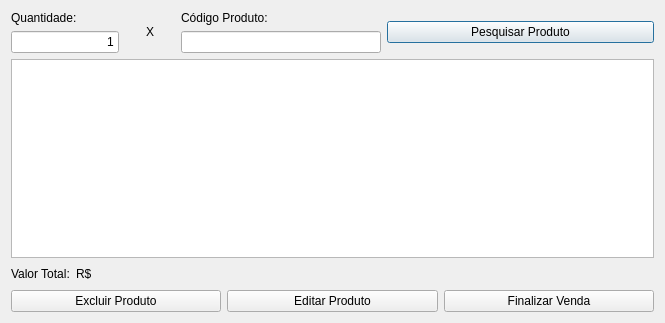
<?xml version="1.0" encoding="UTF-8"?>
<ui version="4.0">
 <class>Fm_venda</class>
 <widget class="QDialog" name="Fm_venda">
  <property name="geometry">
   <rect>
    <x>0</x>
    <y>0</y>
    <width>665</width>
    <height>323</height>
   </rect>
  </property>
  <property name="minimumSize">
   <size>
    <width>650</width>
    <height>0</height>
   </size>
  </property>
  <property name="windowTitle">
   <string>Dialog</string>
  </property>
  <layout class="QVBoxLayout" name="verticalLayout_3">
   <item>
    <layout class="QHBoxLayout" name="horizontalLayout_2" stretch="0,1">
     <item>
      <layout class="QHBoxLayout" name="horizontalLayout" stretch="0,0,0">
       <item>
        <layout class="QVBoxLayout" name="verticalLayout">
         <item>
          <widget class="QLabel" name="label">
           <property name="minimumSize">
            <size>
             <width>50</width>
             <height>0</height>
            </size>
           </property>
           <property name="text">
            <string>Quantidade:</string>
           </property>
          </widget>
         </item>
         <item>
          <widget class="QLineEdit" name="Txt_Vqty">
           <property name="text">
            <string>1</string>
           </property>
           <property name="alignment">
            <set>Qt::AlignRight|Qt::AlignTrailing|Qt::AlignVCenter</set>
           </property>
          </widget>
         </item>
        </layout>
       </item>
       <item>
        <widget class="QLabel" name="label_2">
         <property name="minimumSize">
          <size>
           <width>50</width>
           <height>0</height>
          </size>
         </property>
         <property name="text">
          <string>X</string>
         </property>
         <property name="alignment">
          <set>Qt::AlignCenter</set>
         </property>
        </widget>
       </item>
       <item>
        <layout class="QVBoxLayout" name="verticalLayout_2" stretch="0,0">
         <item>
          <widget class="QLabel" name="label_3">
           <property name="minimumSize">
            <size>
             <width>50</width>
             <height>0</height>
            </size>
           </property>
           <property name="text">
            <string>Código Produto:</string>
           </property>
          </widget>
         </item>
         <item>
          <widget class="QLineEdit" name="Txt_Vcod">
           <property name="minimumSize">
            <size>
             <width>200</width>
             <height>0</height>
            </size>
           </property>
          </widget>
         </item>
        </layout>
       </item>
      </layout>
     </item>
     <item>
      <widget class="QPushButton" name="pushButton">
       <property name="minimumSize">
        <size>
         <width>100</width>
         <height>0</height>
        </size>
       </property>
       <property name="text">
        <string>Pesquisar Produto</string>
       </property>
      </widget>
     </item>
    </layout>
   </item>
   <item>
    <widget class="QTableWidget" name="TableView">
     <property name="minimumSize">
      <size>
       <width>500</width>
       <height>0</height>
      </size>
     </property>
    </widget>
   </item>
   <item>
    <layout class="QHBoxLayout" name="horizontalLayout_3">
     <item>
      <widget class="QLabel" name="label_4">
       <property name="minimumSize">
        <size>
         <width>50</width>
         <height>0</height>
        </size>
       </property>
       <property name="text">
        <string>Valor Total:</string>
       </property>
      </widget>
     </item>
     <item>
      <widget class="QLabel" name="L_Total">
       <property name="minimumSize">
        <size>
         <width>50</width>
         <height>0</height>
        </size>
       </property>
       <property name="text">
        <string>R$</string>
       </property>
      </widget>
     </item>
     <item>
      <spacer name="horizontalSpacer">
       <property name="orientation">
        <enum>Qt::Horizontal</enum>
       </property>
       <property name="sizeHint" stdset="0">
        <size>
         <width>40</width>
         <height>20</height>
        </size>
       </property>
      </spacer>
     </item>
    </layout>
   </item>
   <item>
    <layout class="QHBoxLayout" name="horizontalLayout_4">
     <item>
      <widget class="QPushButton" name="Bt_Vdelete">
       <property name="minimumSize">
        <size>
         <width>100</width>
         <height>0</height>
        </size>
       </property>
       <property name="text">
        <string>Excluir Produto</string>
       </property>
       <property name="autoDefault">
        <bool>false</bool>
       </property>
      </widget>
     </item>
     <item>
      <widget class="QPushButton" name="Bt_Veditp">
       <property name="minimumSize">
        <size>
         <width>100</width>
         <height>0</height>
        </size>
       </property>
       <property name="text">
        <string>Editar Produto</string>
       </property>
       <property name="autoDefault">
        <bool>false</bool>
       </property>
      </widget>
     </item>
     <item>
      <widget class="QPushButton" name="Bt_Vend">
       <property name="minimumSize">
        <size>
         <width>100</width>
         <height>0</height>
        </size>
       </property>
       <property name="text">
        <string>Finalizar Venda</string>
       </property>
       <property name="autoDefault">
        <bool>false</bool>
       </property>
      </widget>
     </item>
    </layout>
   </item>
   <item>
    <layout class="QVBoxLayout" name="verticalLayout_4"/>
   </item>
  </layout>
 </widget>
 <tabstops>
  <tabstop>Txt_Vqty</tabstop>
  <tabstop>Txt_Vcod</tabstop>
  <tabstop>pushButton</tabstop>
  <tabstop>TableView</tabstop>
  <tabstop>Bt_Vdelete</tabstop>
  <tabstop>Bt_Veditp</tabstop>
  <tabstop>Bt_Vend</tabstop>
 </tabstops>
 <resources/>
 <connections/>
</ui>
